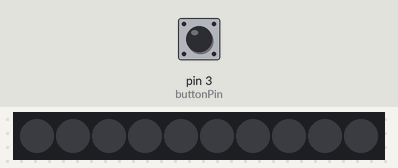
The sketch below on a simulated Arduino Uno, built with avr-gcc and run on an emulated ATmega328P. Shown: 10 RGB LEDs in strip order, left to right. The test bench sets the inputs (shaded band); at power-on: pin 3 (buttonPin) HIGH. The strip is taken to match the declared colour order.

Above: at 1.2 s.
1.3 s: pin 3 (buttonPin) pulsed LOW 5 times (0.12 s each, 0.3 s apart)
At 3.2 s:
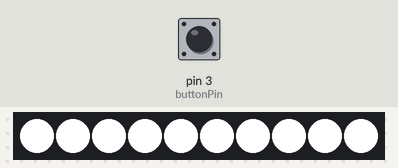
4.3 s: pin 3 (buttonPin) pulled LOW for 0.15 s
At 4.53 s:
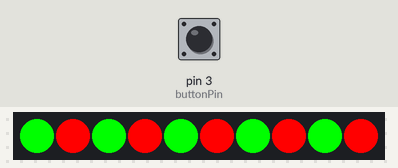
5.0 s: pin 3 (buttonPin) pulled LOW for 1 s
At 5.14 s:
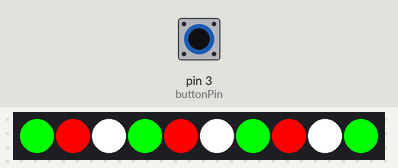
6.6 s: pin 3 (buttonPin) pulled LOW for 0.15 s
At 6.94 s:
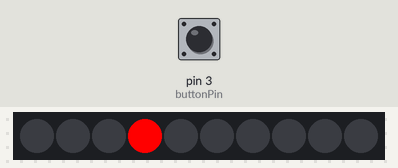
7.3 s: pin 3 (buttonPin) pulled LOW for 3.2 s
At 7.55 s:
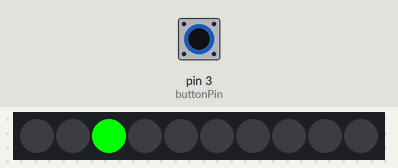
11.1 s: pin 3 (buttonPin) pulled LOW for 0.15 s
At 11.39 s:
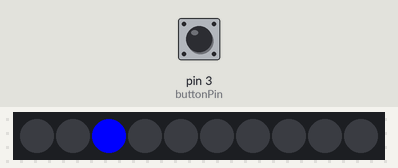
Timing chart, 0 to 12.8 s (numbered marks = the images above; inputs shaded):
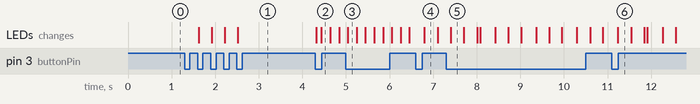

The sketch:

Adressable_LED.ino
```cpp
#include <Adafruit_NeoPixel.h>

int pin = 2;
int buttonPin = 3;
int animation = -1;
int maxAnimation = 11;
int state = 0;
int fadeState = 0;
int maxState = 0;
int numberOfLeds = 10;

int buttonState = 0;
int lastButtonState = 0;

unsigned long lastDebounceTime = 0;
unsigned long debounceDelay = 5;
unsigned long prevChangeTime = 0;

Adafruit_NeoPixel strip = Adafruit_NeoPixel(
  numberOfLeds, pin, NEO_RGB + NEO_KHZ800
);

void setup()
{
  pinMode(buttonPin, INPUT);
  Serial.begin(9600);
  strip.begin();
  strip.show();
}

int led = 0;
int changeTime = 200;
int defaultC = 200;
void loop()
{
  int reading = !digitalRead(buttonPin);

  if (reading != lastButtonState) {
    lastDebounceTime = millis();
  }

  if ((millis() - lastDebounceTime) > debounceDelay) {
    if (reading != buttonState) {
      buttonState = reading;
      if (buttonState == 1) {
        animation++;
        if(animation > maxAnimation) {
          animation = 0;
        }
        state = 0;
      }
    }
  }
  lastButtonState = reading;

  if ((millis() - prevChangeTime) > changeTime) {
    state++;
    if(state > maxState) {
      state = 0;
      fadeState++;
    }
    prevChangeTime = millis();
  }

  if(animation == 0) {
    empty();
  } else if(animation == 1) {
    fullRed();
  } else if(animation == 2) {
    fullGreen();
  } else if(animation == 3) {
    fullBlue();
  } else if(animation == 4) {
    fullBright();
  } else if(animation == 5) {
    changeTime = 200;
    redGreenPattern();
  } else if(animation == 6) {
    changeTime = 200;
    redWhiteGreen();
  } else if(animation == 7) {
    changeTime = 80;
    singleRedMoving();
  } else if(animation == 8) {
    changeTime = 80;
    singleGreenMoving();
  } else if(animation == 9) {
    changeTime = 80;
    singleBlueMoving();
  } else if(animation == 10) {
    changeTime = 20;
    fadeRGB();
  } else if(animation == 11) {
    changeTime = 20;
    fadeRBG();
  }
}

void writeToLed(int led, int r, int g, int b) {
  strip.setPixelColor(led, r, g, b);
  strip.show();
}

void off(int led) {
  writeToLed(led, 0, 0, 0);
}

void red(int led) {
  writeToLed(led, 255, 0, 0);
}


void green(int led) {
  writeToLed(led, 0, 255, 0);
}

void blue(int led) {
  writeToLed(led, 0, 0, 255);
}

void purple(int led) {
  writeToLed(led, 255, 0, 255);
}

void yellow(int led) {
  writeToLed(led, 255, 255, 0);
}

void cyan(int led) {
  writeToLed(led, 0, 255, 255);
}

void white(int led) {
  writeToLed(led, 255, 255, 255);
}

void empty() {
  for(int i = 0; i < numberOfLeds; i++) {
    off(i);
  }
}

void fullRed() {
  for(int i = 0; i < numberOfLeds; i++) {
    red(i);
  }
}

void fullGreen() {
  for(int i = 0; i < numberOfLeds; i++) {
    green(i);
  }
}

void fullBlue() {
  for(int i = 0; i < numberOfLeds; i++) {
    blue(i);
  }
}

void fullBright() {
  for(int i = 0; i < numberOfLeds; i++) {
    white(i);
  }
}

void redGreenPattern() {
  maxState = 1;
  if(state == 0) {
   for(int i = 0; i < numberOfLeds; i++) {
      if(i % 2 == 0) {
        red(i);
      } else {
        green(i);
      }
    }
  } else if(state == 1) {
    for(int i = 0; i < numberOfLeds; i++) {
      if(i % 2 == 0) {
        green(i);
      } else {
        red(i);
      }
    }
  }
}

void redWhiteGreen() {
  maxState = 2;
  int count;
  if(state == 0) {
    count = 0;
    for(int i = 0; i < numberOfLeds; i++) {
      if(count == 0) {
        red(i);
      } else if(count == 1) {
       white(i);
      } else if(count == 2) {
        green(i);
      }
      count++;
      if(count >= 3) {
        count = 0;
      }
    }
  } else if(state == 1) {
    count = 0;
    for(int i = 0; i < numberOfLeds; i++) {
      if(count == 0) {
        green(i);
      } else if(count == 1) {
        red(i);
      } else if(count == 2) {
        white(i);
      }
      count++;
      if(count >= 3) {
        count = 0;
      }
    }
  } else if(state == 2) {
    count = 0;
    for(int i = 0; i < numberOfLeds; i++) {
      if(count == 0) {
        white(i);
      } else if(count == 1) {
        green(i);
      } else if(count == 2) {
        red(i);
      }
      count++;
      if(count >= 3) {
        count = 0;
      }
    }
  }
}

void singleRedMoving() {
  maxState = numberOfLeds;
  empty();
  red(state);
}

void singleGreenMoving() {
  maxState = numberOfLeds;
  empty();
  green(state);
}

void singleBlueMoving() {
  maxState = numberOfLeds;
  empty();
  blue(state);
}

void fadeRGB() {
  maxState = 255;
  int r = 255;
  int g = 0;
  int b = 0;

  if(fadeState == 0) {
    r = 255 - state;
    g = 0 + state;
    b = 0;
  }
  if(fadeState == 1) {
    r = 0;
    g = 255 - state;
    b = 0 + state;
  }
  if(fadeState == 2) {
    r = 0 + state;
    g = 0;
    b = 255 - state;
  }
  if(fadeState >= 3) {
    fadeState = 0;
  }

  for(int i = 0; i < numberOfLeds; i++) {
    writeToLed(i, r, g, b);
  }
}

void fadeRBG() {
  maxState = 255;
  int r = 255;
  int g = 0;
  int b = 0;

  if(fadeState == 0) {
    r = 255 - state;
    g = 0;
    b = 0 + state;
  }
  if(fadeState == 1) {
    r = 0;
    g = 255 + state;
    b = 255 - state;
  }
  if(fadeState == 2) {
    r = 0 + state;
    g = 255 - state;
    b = 0;
  }
  if(fadeState >= 3) {
    fadeState = 0;
  }

  for(int i = 0; i < numberOfLeds; i++) {
    writeToLed(i, r, g, b);
  }
}


/*
 * TODO0
 * - set max animations
 * - make more animations
 */


//
```

Measured:
- after the input at 1.3 s, the LEDs: first change after 0.32 s (image 1 shows a later state)
- after the input at 4.3 s, the LEDs: first change at once (image 2 shows a later state)
- after the input at 5.0 s, the LEDs: change at once (image 3)
- after the input at 6.6 s, the LEDs: change after 0.20 s (image 4)
- after the input at 7.3 s, the LEDs: change after 0.10 s (image 5)
- after the input at 11.1 s, the LEDs: change after 0.14 s (image 6)
